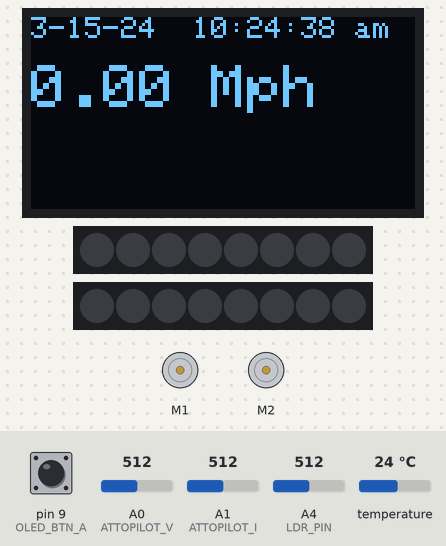
A sketch run on a simulated Arduino Uno, built for the host (arithmetic inside an expression is 32-bit, double 64-bit). Parts: 128×64 one-colour display, 2 × 8 RGB LEDs in strip order, left to right, 2 × DC motor (green arrow = forward, orange = backward, longer = faster). Wiring (inferred from the names in the program): DS3231 clock at I2C address 0x68. Inputs (shaded band) come from the test bench; at power-on: A4 (LDR_PIN) = 512, pin 9 (OLED_BTN_A) HIGH, A0 (ATTOPILOT_V) = 512, A1 (ATTOPILOT_I) = 512, temperature 24 °C. Dim RGB values are drawn brighter than linear; the local clock reads 2024-03-15 10:24:30 at power-on unless the sketch sets it; storage starts empty.

Above: at 9.0 s.
9.1 s: A4 (LDR_PIN) set to 690
11.6 s: A4 (LDR_PIN) set to 706
At 12.5 s:
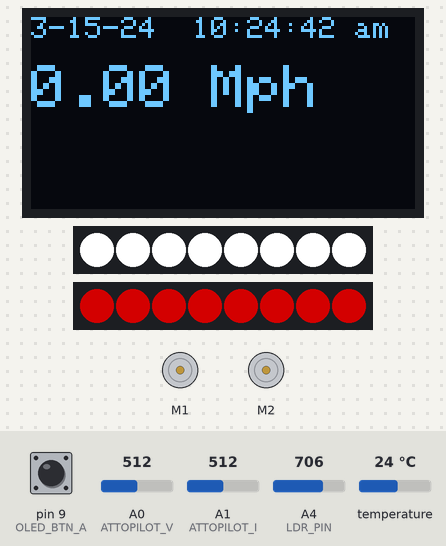
14.6 s: pin 9 (OLED_BTN_A) pulled LOW for 0.15 s
At 15.8 s:
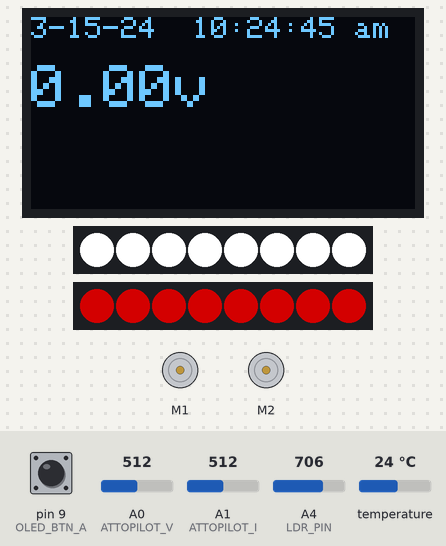
17.7 s: pin 9 (OLED_BTN_A) pulled LOW for 1 s
At 18.6 s:
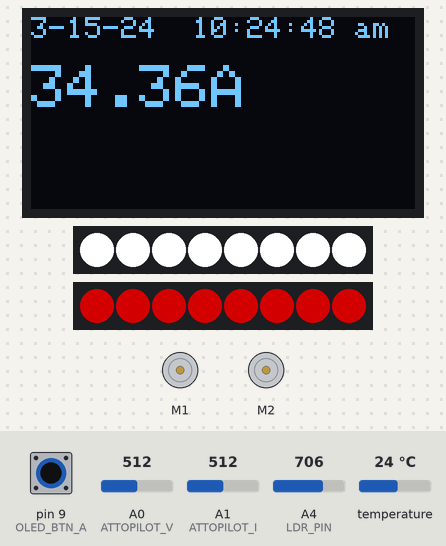
21.7 s: pin 9 (OLED_BTN_A) pulled LOW for 0.15 s
At 22.9 s:
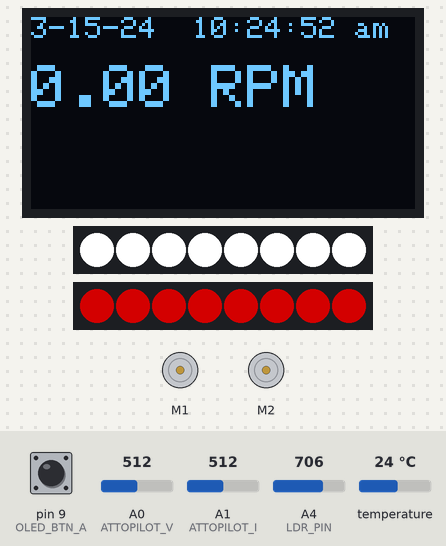
24.8 s: A4 (LDR_PIN) set to 613
26.6 s: A4 (LDR_PIN) set to 585
At 27.4 s:
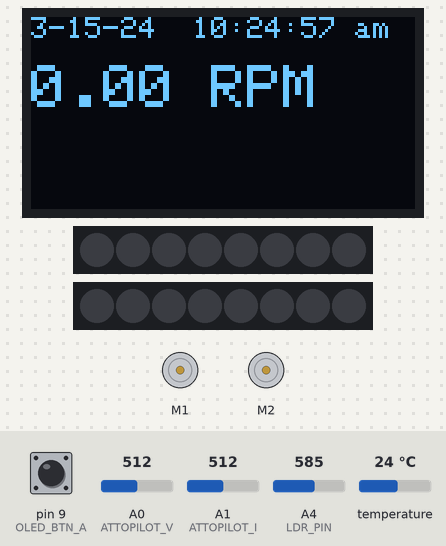
Timing chart, 0 to 29.6 s (numbered marks = the images above; inputs shaded):
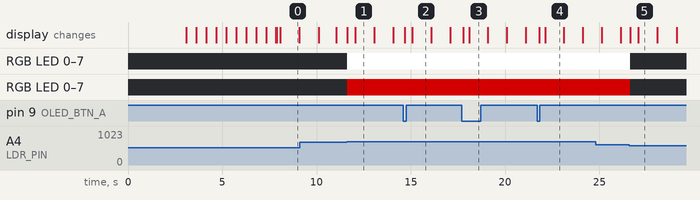

The sketch:

EMB_brain_v4_M0_only.ino
```cpp
/*
   Electric Mountianboard Brain v4
   Parts Used:
   - Adafruit M0 Adalogger Feather
   - Adafruit DS3231 RTC Featherwing
   - Adafruit OLED Featherwing
   - Solarbotics Nunchucky Adaptor
   - Sparkfun Bi-directional LLC
   - Dimensionengineering Sabertooth 2x32 ESC
   - Adafruit NeoPixels
   - AttoPilot Voltage Breakout
*/

#include <Wire.h>
#include <Adafruit_GFX.h>
#include <Adafruit_SSD1306.h>
#include <ArduinoNunchuk.h>
#include <Adafruit_NeoPixel.h>
#include <USBSabertooth.h>
#include "RTClib.h"
#include <SPI.h>
#include <SD.h>

#ifdef __AVR__
#include <avr/power.h>
#endif

/*
   NeoPixel pin settings
*/
#define NEOPIXEL_BACK 13
#define NEOPIXEL_FRNT 10

/*
   Light Detector Settings
   LDR w/ 10k Ohm Resistor
*/
#define LDR_PIN A4

#define LDR_HIGH 700 // upper limit/on
#define LDR_LOW 600  // lower limit/off

/*
   Attopilot pin settings
*/
#define ATTOPILOT_V A0
#define ATTOPILOT_I A1

/*
   Horn pin settings
*/
#define HORN_PIN A5

/*
   RTC Info.
*/
#define DS3231_I2C_ADDR 0x68
#define DS3231_TEMP_MSB 0x11

/*
   Sabertooth ESC settings
   Can be changed if changed
   in the DEScribe software
   from dimensionengineering
*/
#define ST_ESC_BAUDRATE 19200

/*
   SD Card pin settings
*/
#define SD_CHIP_SELECT 4

/*
   OLED Buttons
*/
#define OLED_BTN_A 9
#define OLED_BTN_B 6
#define OLED_BTN_C 5

#define NUNCHUK_I2C_ADDRESS 82
#define NUNCHUK_TYPE "wireless" // "wireless" or "wired"

#define FPM_2_MPH 0.0114
#define WHEEL_CIRCUMFERENCE 2.0125

/*
   MOTOR_RPM_2_VOLT
   ampflow A23-150 = 269
   ampflow A28-150 = 257
   ampflow F30-150 = 287
   ampflow E30-150 = 237
*/
#define MOTOR_RPM_2_VOLT 269

/*
   MOTOR_OZIN_2_AMP (torque)
   ampflow A23-150 = 5.03
   ampflow A28-150 = 5.26
   ampflow F30-150 = 4.66
   ampflow E30-150 = 5.70
*/
#define MOTOR_OZIN_2_AMP 5.03

#define MOTOR_TOOTH_COUNT 12
#define WHEEL_TOOTH_COUNT 64

Adafruit_SSD1306 display = Adafruit_SSD1306();

Adafruit_NeoPixel frnt_lights = Adafruit_NeoPixel(8, NEOPIXEL_FRNT, NEO_GRBW + NEO_KHZ800);
Adafruit_NeoPixel rear_lights = Adafruit_NeoPixel(8, NEOPIXEL_BACK, NEO_GRBW + NEO_KHZ800);

USBSabertoothSerial C;
USBSabertooth ST(C, 128);

RTC_DS3231 rtc;

// Global Use data
String logName = "";
String dateNow = "";
String timeNow = "";
String theTemp = "";
String batteryVoltage = "";

// Attopilot Readings
int apVRaw; // raw voltage
int apARaw; // raw amperage
float apVFinal; // converted voltage
float apAFinal; // converted amperage

// More Global Use data
float throttle = 0;
float throttlePercentage = 0;
boolean killSwitch = true;

// LDR Detection states
boolean isDayTime = false;
boolean isLightsOn = false;
boolean isReverse = false;
int LDRReading = 0;

// OLED Button States
int buttonPushCounter = 0;   // counter for the number of button presses
int buttonState = 0;         // current state of the button
int lastButtonState = 0;     // previous state of the button


float nunchukInfo[4] = {
  0.0, // throttle
  0.0, // throttle %
  0.0, // z-button state
  0.0  // c-button state
};

float motor1[6] = {
  0.0, // voltage
  0.0, // amperage
  0.0, // temp
  0.0, // max rpm
  0.0, // curr rpm
  0.0  // torque
};

float motor2[6] = {
  0.0, // voltage
  0.0, // amperage
  0.0, // temp
  0.0, // max rpm
  0.0, // curr rpm
  0.0  // torque
};

float reductionRatio;
float wheelRPM;
float wheelFPM;
float currentMPH;

short loopCount = 0;

String logTitles[18] = {
  "Time",
  "Temperature",
  "Brightness",
  "Lights",
  "Throttle Raw",
  "Throttle %",
  "Z-Button",
  "C-Button",
  "Attopilot Voltage",
  "Attopilot Amperage",
  "ESC Battery Voltage",
  "ESC Motor Amperage",
  "ESC Motor Temperature",
  "ESC Motor Torque",
  "ESC Motor Current RPM",
  "ESC Motor Maximum RPM",
  "Wheel RPM",
  "Current Mph"
};

ArduinoNunchuk nunchuk = ArduinoNunchuk();

File logFile;

void setup() {

  // Calculate now, only need it once.
  reductionRatio = WHEEL_TOOTH_COUNT / MOTOR_TOOTH_COUNT;

  // for the horn :P
  // pinMode(HORN_PIN, OUTPUT);

  showSplash(3000);

  // Serial.begin(19200);
  // while (!Serial) {}

  // Preflight Checks
  preflightChecks();

  // setup lights
  setupLights();

}

/*
   oledPrint Function
   updates OLED with info.
*/
void oledPrint(String err, int wait) {
  display.clearDisplay();
  display.setCursor(0, 0);
  display.print(err);
  display.display();

  if (wait) {
    delay(wait);
  }
}
/*
   oledUpdate Function
   shows data after all
   checks are good and
   everything is peachy
*/
void oledUpdate() {
  String dateTime = "";
  String disp = "";
  dateTime = dateNow + "  " + timeNow;
  if (dateTime.length() != 21) {
    int strDiff = 21 - dateTime.length();
    for (int i=0; i < strDiff;i++) {
      dateTime += " ";
    }
  }
  display.clearDisplay();
  display.setTextSize(1);
  display.setCursor(0, 0);
  display.print(dateTime);
  display.setTextSize(2);
  if (buttonPushCounter % 4 == 0) {
    disp += String(currentMPH);
    disp += " Mph";
  }

  if (buttonPushCounter % 4 == 1) {
    disp += String(motor1[0]);
    disp += "v";
  }

  if (buttonPushCounter % 4 == 2) {
    disp += String(apAFinal);
    disp += "A";
  }

  if (buttonPushCounter % 4 == 3) {
    disp += String(motor1[4]);
    disp += " RPM";
  }

  display.print(disp);
  display.display();
}

/*
   showSplash Function
   inits OLED and adds delay
   for hardware connections
*/
void showSplash(int holdup) {
  pinMode(OLED_BTN_A, INPUT_PULLUP);
  // Initialize OLED with I2C addr 0x32 (60)
  display.begin(SSD1306_SWITCHCAPVCC, 0x3C);
  // OLED Init done.

  display.clearDisplay();
  display.setTextSize(2);
  display.setTextColor(WHITE);
  display.setCursor(0, 0);
  display.print(" {eMB v4} ");
  display.println("-HighJinx-");
  display.display();

  if (holdup) {
    delay(holdup);
  }

}

/*
   preflightChecks Function
   runs functions for missing
   hardware or not.
*/
void preflightChecks() {
  // check if RTC is present;
  checkRTC();

  // check if SD Card is connected;
  checkSDCard();

  // check if Nunchuk is connected;
  checkNunchuk(true);

  // setupESC
  if (setupESC(0)) {
    oledPrint("EverythingGood To Go", 500);
  } else {
    oledPrint("Sabertooth ESC Missing", 500);
  }
}

/*
   setupLights Function
   sets up front and rear
   NeoPixel lights.
*/
void setupLights() {
  frnt_lights.begin();
  rear_lights.begin();
  frnt_lights.show();
  rear_lights.show();
}

void lightsOn() {
  frontLights(frnt_lights.Color(0,0,0,255), 255);
  rearLights(rear_lights.Color(255,0,0,0), 127);
}

void lightsOff() {
  frontLights(frnt_lights.Color(0,0,0,0), 0);
  rearLights(rear_lights.Color(0,0,0,0), 0);
}

// Fill the dots one after the other with a color
void frontLights(uint32_t color, uint16_t brightness) {
  frnt_lights.setBrightness(brightness);
  for (uint16_t i=0; i < frnt_lights.numPixels(); i++) {
    frnt_lights.setPixelColor(i, color);
    frnt_lights.show();
  }
}

void rearLights(uint32_t color, uint16_t brightness) {
  rear_lights.setBrightness(brightness);
  for (uint16_t i=0; i < rear_lights.numPixels(); i++) {
    rear_lights.setPixelColor(i, color);
    rear_lights.show();
  }
}

void reverseLights() {
  rear_lights.setBrightness(127);
  rear_lights.setPixelColor(0, rear_lights.Color(255,0,0,0));
  rear_lights.setPixelColor(1, rear_lights.Color(255,0,0,0));
  rear_lights.setPixelColor(2, rear_lights.Color(255,0,0,0));
  rear_lights.setPixelColor(3, rear_lights.Color(0,0,0,127));
  rear_lights.setPixelColor(4, rear_lights.Color(0,0,0,127));
  rear_lights.setPixelColor(5, rear_lights.Color(255,0,0,0));
  rear_lights.setPixelColor(6, rear_lights.Color(255,0,0,0));
  rear_lights.setPixelColor(7, rear_lights.Color(255,0,0,0));
  rear_lights.show();
}

/*
   checkNunchuk Function
   checks for Wii Nunchuk presence.
*/
boolean checkNunchuk(boolean showConn) {
  // check for nunchuk
  Wire.begin();
  Wire.beginTransmission(NUNCHUK_I2C_ADDRESS);
  if (Wire.endTransmission() == 0) {
    if (showConn) {
    // Serial.println("Wiichuk connected");
      oledPrint("WiiChuk Connected.", 500);
    }
    // Init the Nunchuk
    nunchuk.init();
  } else {
    // Serial.println("Wiichuk not found");
    oledPrint(" WiiChuk  not found.", 0);
    delay(5000);
    checkNunchuk(true);
    return false;
  }
  return true;
}

/*
   checkSDCard Function
   checks for SD Card presence.
*/
void checkSDCard() {
  // Serial.println("Init the SD Card");
  if (!SD.begin(SD_CHIP_SELECT)) {
    // Serial.println("No SD Card Found");
    oledPrint("SD Card  is Missing", 500);
    // die
    while (1);
  } else {
    // Serial.println("Card Initalized");
    oledPrint("SD Card Connected. ", 500);
    setupLogFile();
  }
}

/*
   setupLogFile Function
   creates logfile for the
   current date.
*/
void setupLogFile() {
  String logDate = theDate();
  logName = logDate + ".csv";

  if (!SD.exists("/logs/")) {
    oledPrint("logs folder missing!", 500);
    oledPrint("creating logs folder", 500);
    if (SD.mkdir("/logs/")) {
      oledPrint("created logs folder", 500);
    } else {
      oledPrint("error making folder", 0);
      while (1);
    }
  }

  logFile = SD.open("/logs/" + logName, FILE_WRITE);
  if (logFile.size() == 0) {
    // newly created, add titles
    String title_str = "";
    int titles_len = 18;
    for(int i = 0; i < titles_len;i++) {
      title_str += logTitles[i];
      if (i != (titles_len - 1)) {
        title_str += ",";
      }
    }
    logFile.println(title_str);
    logFile.close();
  } else {
    // just close for now.
    logFile.close();
  }

  if (SD.exists("/logs/" + logName)) {
    oledPrint(logName + " present!", 500);
  } else {
    oledPrint(logName + " missing!", 0);
    while (1);
  }
}

/*
   checkRTC Function
   checks RTC presence and
   intitalizes it.
*/
void checkRTC() {
  // Serial.println("Init the RTC");
  if (!rtc.begin()) {
    // Serial.println("Couldn't find RTC");
    oledPrint("RTC Module not found", 500);
    while (1);
  } else {
    // Serial.println("RTC Initialized");
    oledPrint("RTC Initialized.", 500);
  }

  if (rtc.lostPower()) {
    rtc.adjust(DateTime(F(__DATE__), F(__TIME__)));
  }

}

/*
   setupESC Function
   inits Sabertooth ESC and
   can set freewheeling mode
   (disable/enable regenerative braking)

   NOTE: Still need to figure out
         how to check if ESC is
         actually present or not.
*/
boolean setupESC(int FreeWheel) {
  oledPrint("Checking Sabertooth ESC", 500);
  // Setup Sabertooth ESC
  SabertoothTXPinSerial.begin(ST_ESC_BAUDRATE);
  // ST.autobaud();
  if (!FreeWheel) {
    ST.freewheel(1, false);
    ST.freewheel(2, false);
  } else {
    ST.freewheel(1, true);
    ST.freewheel(2, true);
  }
  return true;
}

void loop() {

  // read the pushbutton input pin:
  buttonState = digitalRead(OLED_BTN_A);

  // compare the buttonState to its previous state
  if (buttonState != lastButtonState) {
    // if the state has changed, increment the counter
    if (buttonState == LOW) {
      // if the current state is LOW then the button was pressed
      buttonPushCounter++;
    }
  }

  // save the current state as the last state,
  //for next time through the loop
  lastButtonState = buttonState;

  throttle = readChuk(NUNCHUK_TYPE);
  throttlePercentage = map(throttle, 0, 2047, 0, 100);

  if (throttle < -10) {
    isReverse = true;
  } else {
    isReverse = false;
  }

  nunchukInfo[0] = throttle;
  nunchukInfo[1] = throttlePercentage;

  dateNow = theDate();
  timeNow = theTime();

  theTemp = getTemp();

  readLDR();
  readAttopilot();
  motorInfo(motor1, 1);
  batteryVoltage = String(motor1[0]);


  wheelRPM = (float)motor1[4] / reductionRatio;
  wheelFPM = WHEEL_CIRCUMFERENCE * wheelRPM;

  currentMPH = wheelFPM * FPM_2_MPH;

  // Send throttle to Sabertooth ESC
  ST.motor(1, throttle);
  ST.motor(2, throttle);

  // delay(50);

  loopCount++;

  if (loopCount == 5 || loopCount == 15) {
    //update oled every half second
    // Serial.println("update oled");
    oledUpdate();
  } else if (loopCount == 10 || loopCount == 20) {
    // Serial.println("oled update and log time!");
    // log every secondish :P
    logData(false);
    oledUpdate();
    loopCount = 0;
  }
}

/*
   readLDR Function
   reads light detector and
   turns NeoPixels on or off
   Set High and Low Settings
   in the #defines LDR_HIGH
   and LDR_LOW
*/
void readLDR() {
  LDRReading = analogRead(LDR_PIN);
  // Serial.println(LDRReading);
  if (LDRReading >= LDR_HIGH) {
    isDayTime = false;
  } else if (LDRReading <= LDR_LOW) {
    isDayTime = true;
  }
  if (!isDayTime && !isLightsOn) {
    lightsOn();
    isLightsOn = true;
  } else if (isDayTime && isLightsOn) {
    lightsOff();
    isLightsOn = false;
  }

  if(isLightsOn && isReverse) {
    // reverse lights
    reverseLights();
  } else if (isLightsOn && !isReverse) {
    // non-reverse
    rearLights(rear_lights.Color(255,0,0,0), 127);
  }
}

/*
   readAttopilot Function
   reads Attopilot and saves
   the data.
*/
void readAttopilot() {
  apVRaw = analogRead(ATTOPILOT_V);
  apARaw = analogRead(ATTOPILOT_I);
  // apVFinal = apVRaw / 49.44; // 45A board
  // apVFinal = apVRaw / 12.99; // 90A board
  // apVFinal = apVRaw / 12.99; // 180A board
  apVFinal = apVRaw / 20.77; // 180A board (adjusted)
  // apIFinal = apIRaw / 14.9; // 45A Board
  // apIFinal = apIRaw / 7.4; // 90A Board
  // apAFinal = apARaw / 3.7; // 180A Board
  apAFinal = apARaw / 14.9; // 180A Board (adjusted)
}

/*
   readChuk Function
   checks nunchuk for throttle,
   C & Z Button for values.
*/
int readChuk(String Type) {
  if (!checkNunchuk(false)) {
    killSwitch = true;
    throttle = 0;
    nunchukInfo[0] = 0;
    nunchukInfo[2] = 0;
    checkNunchuk(true);
  }

  nunchuk.update();

  int tVal;
  boolean c_state;
  boolean z_state;

  if (Type == "wired") {
    tVal = nunchuk.analogX;
    tVal = map(tVal, 40, 216, -2047, 2047);
    tVal = constrain(tVal, -2047, 2047);
    int c_z_buttonState = nunchuk.accelZ;

    if (c_z_buttonState == 8) {
      z_state = true;
      c_state = false;
    } else if (c_z_buttonState == 4) {
      z_state = false;
      c_state = true;
    } else if (c_z_buttonState == 0) {
      z_state = true;
      c_state = true;
    } else {
      z_state = false;
      c_state = false;
    }

  } else if (Type == "wireless") {
    // map values to ESC acceptable values
    tVal = nunchuk.analogY;
    tVal = map(tVal, -2, 255, -2047, 2047);
    tVal = constrain(tVal, -2047, 2047);

    if (!nunchuk.zButton){
      z_state = false;
    } else {
      z_state = true;
    }

    if (!nunchuk.cButton) {
      c_state = false;
    } else {
      c_state = true;
    }
  }

  // if Z button isnt pressed, 0 throttle.
  if (!z_state) {
    killSwitch = true;
    tVal = 0;
    nunchukInfo[0] = tVal;
    nunchukInfo[2] = 0;
  } else {
    killSwitch = false;
    nunchukInfo[0] = tVal;
    nunchukInfo[2] = 1;
  }

  // if C button is pressed engage horn
  if (!c_state) {
    nunchukInfo[3] = 0;
    // noTone(HORN_PIN);
  } else {
    nunchukInfo[3] = 1;
    // tone(HORN_PIN, 1000);
  }

  return tVal;
}

/*
   theTime Function
   checks RTC for time and returns
   time in HH:MM:SS am/pm format
*/
String theTime() {
  DateTime now = rtc.now();

  String nT = "";
  unsigned int hr = now.hour();
  unsigned int mn = now.minute();
  unsigned int sc = now.second();
  String tMn = "";
  String tSc = "";
  String ampm = "";

  if (hr >= 13) {
    hr = hr - 12;
    ampm = " pm";
  } else {
    ampm = " am";
  }

  if (hr == 0) {
    hr = 12;
  }

  if (mn < 10) {
    tMn = "0" + String(mn);
  } else {
    tMn = String(mn);
  }

  if (sc < 10) {
    tSc = "0" + String(sc);
  } else {
    tSc = String(sc);
  }

  nT += hr;
  nT += ':';
  nT += tMn;
  nT += ':';
  nT += tSc;
  nT += ampm;

  return nT;
}

/*
   theDate Function
   checks RTC for date and returns
   date in MM:DD:YY format
*/
String theDate() {
  DateTime now = rtc.now();
  String lD = "";
  unsigned int mn = now.month();
  unsigned int dy = now.day();
  unsigned int yr = now.year();

  yr = yr - 2000;

  lD += mn;
  lD += "-";
  lD += dy;
  lD += "-";
  lD += yr;

  return lD;
}

/*
    Function motorInfo(array, int);
    updates info array passed to it with
    data gotten from sabertooth using the
    int given as motor #. either 1 or 2
*/
void motorInfo(float(&motorArr)[6], int whichMotor) {
  // voltage
  double battVoltage = ST.getBattery(1);
  battVoltage = battVoltage / 10;
  motorArr[0] = battVoltage;

  // amperage
  double motorAmps = ST.getCurrent(whichMotor);
  motorAmps = motorAmps / 10;
  motorArr[1] = motorAmps;

  // temperature
  double motorTemp = ST.getTemperature(whichMotor);
  motorTemp = (motorTemp * 1.8) / 10;
  motorArr[2] = motorTemp;

  // max rpm
  double maxRPM = 0.0;
  maxRPM = battVoltage * MOTOR_RPM_2_VOLT;
  motorArr[3] = maxRPM;

  // current rpm
  double currRPM = 0.0;
  currRPM = mapf(throttlePercentage, 0, 100, 0, maxRPM);
  motorArr[4] = currRPM;

  // current torque (uses Attopilot amperage readings)
  double currTorque = 0.0;
  currTorque = apAFinal * MOTOR_OZIN_2_AMP;
  motorArr[5] = currTorque;

}

/*
    Function getTemp
    returns approximate temperature
    from DS3231 RTC Module in F.
*/
String getTemp() {
  short temp_msb;
  String temp;

  Wire.beginTransmission(DS3231_I2C_ADDR);
  Wire.write(DS3231_TEMP_MSB);
  Wire.endTransmission();
  Wire.requestFrom(DS3231_I2C_ADDR, 1);
  temp_msb = Wire.read();

  // for readings in C just use temp_msb
  double tmp = (temp_msb * 1.8) + 32;
  temp = String(tmp);
  return temp;
}

/*
    Function logData(boolean);
    Prints log data to SD Card
    boolean toSerial will log
    data over serial connection
    if true.
*/
void logData(boolean toSerial) {
  String dataString = "";

  dataString += String(timeNow);        // the time now
  dataString += String(",");
  dataString += String(theTemp);        // the temp outside
  dataString += String(",");
  dataString += String(LDRReading);     // brightness outside
  dataString += String(",");
  dataString += String(isLightsOn);     // lights on/off state
  dataString += String(",");
  dataString += String(nunchukInfo[0]); // throttle
  dataString += String(",");
  dataString += String(nunchukInfo[1]); // throttle %
  dataString += String(",");
  dataString += String(nunchukInfo[2]); // z-button state
  dataString += String(",");
  dataString += String(nunchukInfo[3]); // c-button state
  dataString += String(",");
  dataString += String(apVFinal);       // attopilot voltage
  dataString += String(",");
  dataString += String(apAFinal);       // attopilot amperage
  dataString += String(",");
  dataString += String(motor1[0]);      // sabertooth battery voltage
  dataString += String(",");
  dataString += String(motor1[1]);      // sabertooth motor amperage
  dataString += String(",");
  dataString += String(motor1[2]);      // sabertooth motor temprature
  dataString += String(",");
  dataString += String(motor1[5]);      // sabertooth motor torque
  dataString += String(",");
  dataString += String(motor1[4]);      // sabertooth motor current rpm (theorhetical)
  dataString += String(",");
  dataString += String(motor1[3]);      // sabertooth motor maximum rpm (theorhetical)
  dataString += String(",");
  dataString += String(wheelRPM);       // wheel rpm (theorhetical)
  dataString += String(",");
  dataString += String(currentMPH);     // current mph (theorhetical)

  // open the file. note that only one file can be open at a time,
  // so you have to close this one before opening another.
  // "/logs/" + <= don't forget to add to logName!!!
  logFile = SD.open("/logs/" + logName, FILE_WRITE);

  // if the file is available, write to it:
  if (SD.exists("/logs/" + logName)) {
    logFile.println(dataString);
    logFile.flush();
    // logFile.close();
  } else {
    // Serial.println("log file not found to datalog to....");
  }
  if(toSerial) {
    Serial.println(dataString);
  }
}

/*
    Function mapf
    returns a map with floats.
*/
double mapf(double val, double in_min, double in_max, double out_min, double out_max) {
  return (val - in_min) * (out_max - out_min) / (in_max - in_min) + out_min;
}
```

Measured:
- the behaviour switches between 699 and 700 on A4 (LDR_PIN) (found by bisection; images 0 and 1)
- the behaviour switches between 601 and 600 on A4 (LDR_PIN) (found by bisection; images 4 and 5)
- after the input at 14.6 s, the display: first changes after 0.08 s (image 2 shows a later state)
- after the input at 17.7 s, the display: first changes after 0.09 s (image 3 shows a later state)
- after the input at 21.7 s, the display: first changes after 0.11 s (image 4 shows a later state)
- what the display in image 5 shows lasts 1.0 s, from 27.1 s to 28.1 s
